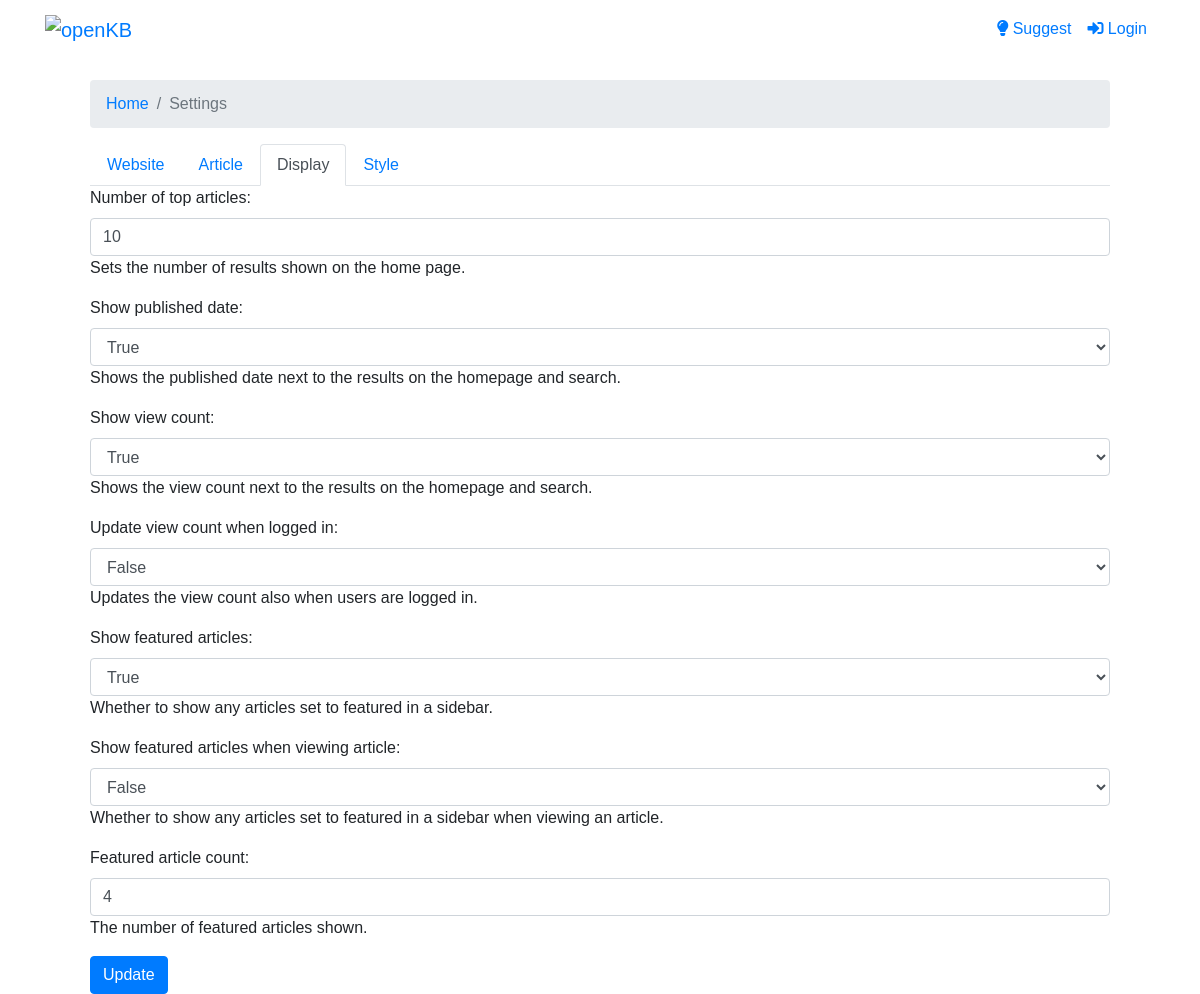
Page /settings/display/ on the earlier database version.
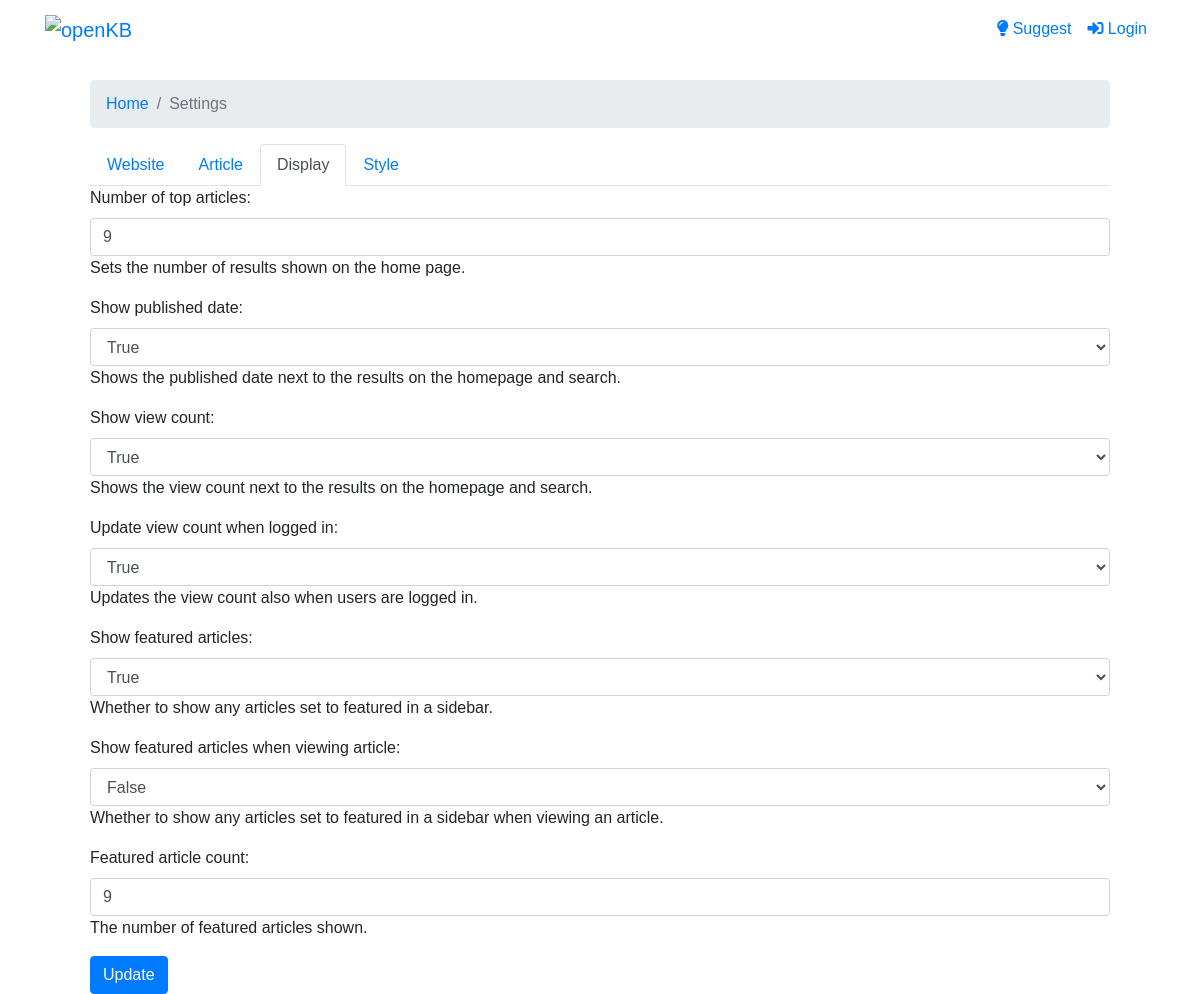
Same page on the later database version.
### kb/models.py (models this page shows, shortened)
class DisplaySettings(models.Model):
    number_of_top_articles = models.IntegerField(default=10)
    show_published_date = models.BooleanField(default=True)
    show_view_count = models.BooleanField(default=True)
    update_view_count_when_logged_in = models.BooleanField(default=True)
    show_featured_articles = models.BooleanField(default=True)
    show_featured_articles_when_viewing_article = models.BooleanField(default=False)
    featured_article_count = models.IntegerField(default=4)

### kb/views.py (the view, shortened to what this page needs)
# urls.py: path('settings/display/', DisplaySettingsView.as_view(), name='display_settings'),
class DisplaySettingsView(UpdateView):
    model = DisplaySettings
    template_name = 'settings/display_settings.html'
    form_class = DisplaySettingsForm
    success_url = '/settings/display/'
    def get_object(self, queryset=None):
        return DisplaySettings.objects.first() or DisplaySettings()
    def get_context_data(self, **kwargs):
        context = super().get_context_data(**kwargs)
        context['active_tab'] = 'display'
        return context

### kb/context_processors.py (called while the page is built)
def website_settings(request):
    website_settings = WebsiteSettings.objects.first()
    style_settings = StyleSettings.objects.first()
    return {
        'websettings': website_settings,
        'style_settings': style_settings,
    }

### templates/settings/display_settings.html (shortened to what this page needs)
{% extends 'settings/base_settings.html' %}
{% block settings_content %}
<form method="post" action="{% url 'display_settings' %}">
    {{ form.as_p }}
    <button type="submit" class="btn btn-primary">Update</button>
</form>
{% endblock %}

Differences in the rows shown:
changed DisplaySettings "True": number_of_top_articles "10" → "9"; update_view_count_when_logged_in "False" → "True"; featured_article_count "4" → "9"
